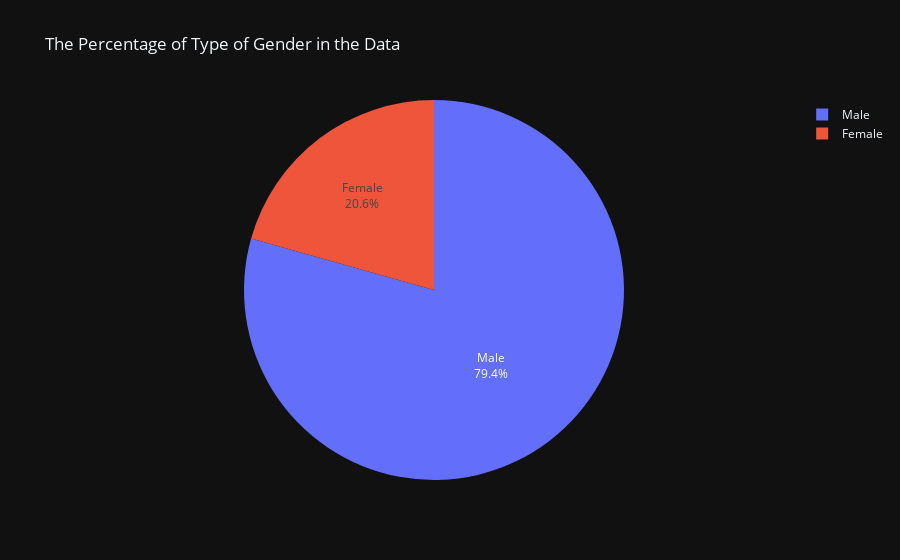

The code cell stored with this chart in its notebook:
### Markdown cell above
- Most Ranges of Age between 50 to 60

### Code cell
fig = px.pie(values = df_cleaned['Sex'].value_counts(),
             names = ['Male','Female'],
             template = 'plotly_dark',
             title = 'The Percentage of Type of Gender in the Data'
             ).update_traces(textinfo='label+percent')

fig.show()

### Figure 1 — Plotly figure (JSON) as saved in the notebook; plotly's stock layout.template omitted (floating-point values rounded to 4 significant figures)
{"data": [{"domain": {"x": [0, 1], "y": [0, 1]}, "hovertemplate": "label=%{label}<br>value=%{value}<extra></extra>", "labels": ["Male", "Female"], "legendgroup": "", "name": "", "showlegend": true, "textinfo": "label+percent", "type": "pie", "values": [654, 170]}], "layout": {"legend": {"tracegroupgap": 0}, "title": {"text": "The Percentage of Type of Gender in the Data"}}}
